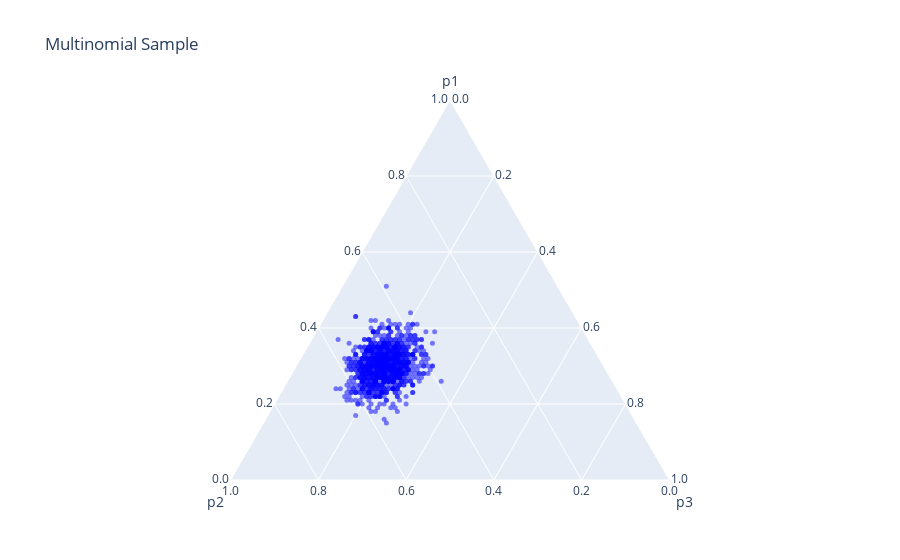
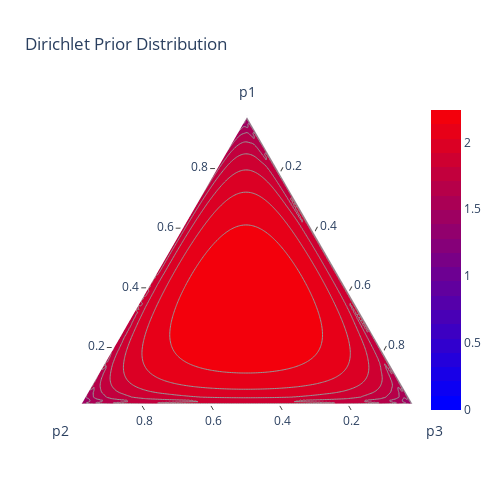
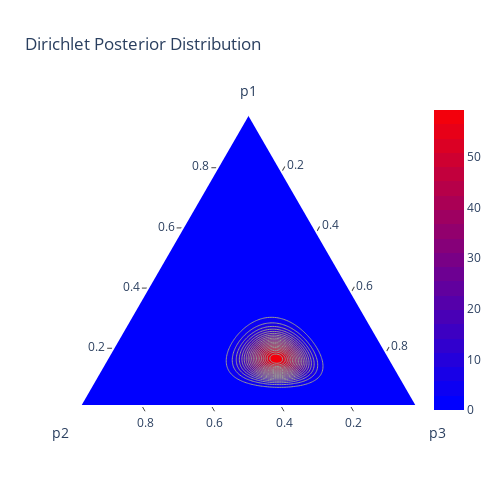

Write notebook code for charts like these, in order.
### Markdown cell above
Q3: Create a sample from a three category multinomial distribution and visualize the multinomial distribution and the multinomial sample; then, visualize the simplex Dirichlet distribution of the prior and the posterior using a ternary plot.

### Code cell
import numpy as np
from scipy.stats import dirichlet, multinomial
import plotly.figure_factory as ff
import plotly.graph_objects as go

n_trials = 1000
n_per_trial = 100
probs = [0.3, 0.5, 0.2]
multinomial_sample = multinomial.rvs(n=n_per_trial, p=probs, size=n_trials)
multinomial_sample_prop = multinomial_sample / n_per_trial

n_points = 100
p1 = np.linspace(0, 1, n_points)
p2 = np.linspace(0, 1, n_points)
P1, P2 = np.meshgrid(p1, p2)
mask = (P1 + P2 <= 1)
P1 = P1[mask]
P2 = P2[mask]
P3 = 1 - P1 - P2
valid = (P3 >= 0)
P1 = P1[valid]
P2 = P2[valid]
P3 = P3[valid]
p = np.vstack([P1, P2, P3]).T
# p2 = 1-p1.copy()
# p_ = np.linspace(0, 1, n_points)
# p1 = (p1[np.newaxis, :]*p_[:, np.newaxis]).flatten()
# p2 = (p2[np.newaxis, :]*p_[:, np.newaxis]).flatten()
# p3 = 1 - p1 - p2
# p = np.c_[p1, p2, p3]

fig_mult = go.Figure()
fig_mult.add_trace(go.Scatterternary(
    a=multinomial_sample_prop[:, 0], 
    b=multinomial_sample_prop[:, 1], 
    c=multinomial_sample_prop[:, 2], 
    mode='markers', 
    marker=dict(size=5, color='blue', opacity=0.5), name="Samples")
)
fig_mult.update_layout(title="Multinomial Sample", ternary=dict(
    aaxis=dict(title="p1", min=0, tickformat='.1f'),
    baxis=dict(title="p2", min=0, tickformat='.1f'),
    caxis=dict(title="p3", min=0, tickformat='.1f'),
))
fig_mult.show()

alpha_prior = np.array([1.1, 1.1, 1.1])
dirichlet_prior = dirichlet(alpha_prior)
prior_densities = dirichlet_prior.pdf(p.T)

# Step 4: Plot Dirichlet prior using Plotly
fig = ff.create_ternary_contour(
    p.T,
    prior_densities,
    pole_labels=["p1", "p2", "p3"],
    interp_mode="cartesian",
    showscale=True,
    ncontours=20
)

fig.update_layout(title="Dirichlet Prior Distribution")
fig.show()

# Step 5: Simulate posterior update
observed_counts = [10, 20, 30]  # Observed counts
alpha_posterior = alpha_prior + observed_counts
dirichlet_posterior = dirichlet(alpha_posterior)
posterior_densities = dirichlet_posterior.pdf(p.T)

# Step 6: Plot Dirichlet posterior
fig = ff.create_ternary_contour(
    p.T,
    posterior_densities,
    pole_labels=["p1", "p2", "p3"],
    interp_mode="cartesian",
    showscale=True,
    ncontours=20
)

fig.update_layout(title="Dirichlet Posterior Distribution")
fig.show()
